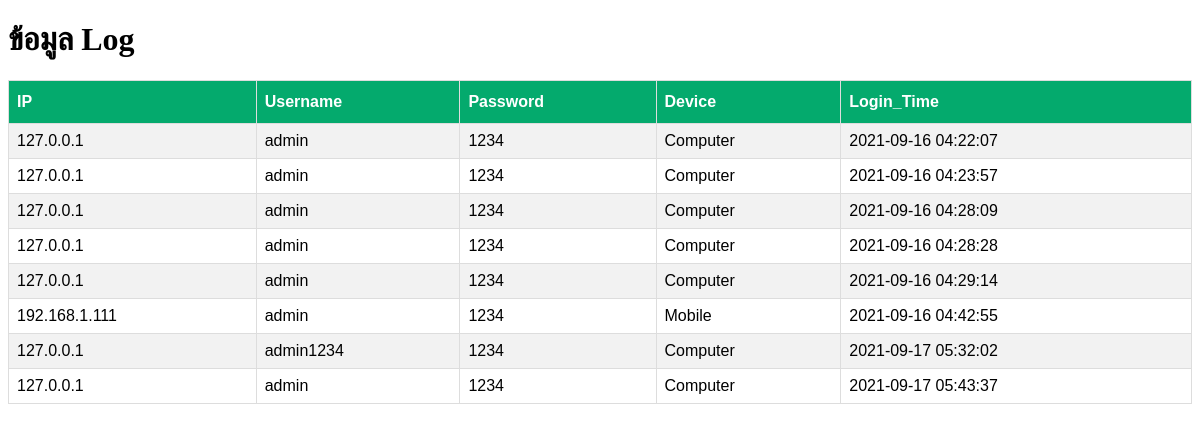
Screenshot of /Logs.php with the database file from the repository.
### tables this page shows
CREATE TABLE `logs` (
  `ID` int(11) NOT NULL,
  `IP` varchar(20) NOT NULL,
  `Username` varchar(100) NOT NULL,
  `Password` varchar(100) NOT NULL,
  `Device` varchar(100) NOT NULL,
  `Time_Connect` timestamp NOT NULL DEFAULT current_timestamp() ON UPDATE current_timestamp()
);

### Logs.php (the view, shortened to what this page needs)
<?php include("connection.php");?>
<!DOCTYPE html>
<html lang="en">
<head>
</head>
<body>
    <h1>ข้อมูล Log </h1>
    <table id="logtable">
    <tr>
        <th>IP</th>
        <th>Username</th>
        <th>Password</th>
        <th>Device</th>
        <th>Login_Time</th>
    </tr>
        <?php
        $sql="SELECT * FROM `logs`";
        $result = mysqli_query($con,$sql);
        while ($row = mysqli_fetch_array($result)) {
        echo("<tr>");
        echo("<td>".$row['IP']."</td>");
        echo("<td>".$row['Username']."</td>");
        echo("<td>".$row['Password']."</td>");
        echo("<td>".$row['Device']."</td>");
        echo("<td>".$row['Time_Connect']."</td>");
        echo("</tr>");
        }
        ?>
    </table>
</body>
</html>

### Logs.php (style rules this page uses)
#logtable { font-family: Arial, Helvetica, sans-serif; border-collapse: collapse; width: 100%; }
#logtable td, #logtable th { border: 1px solid #ddd; padding: 8px; }
#logtable tr:nth-child(even) { background-color: #f2f2f2; }
#logtable th { padding-top: 12px; padding-bottom: 12px; text-align: left; background-color: #04AA6D; color: white; }

### rows the page displays
logs: IP "127.0.0.1", Username "admin", Password "1234", Device "Computer", Time_Connect "2021-09-16 04:22:07"
logs: IP "127.0.0.1", Username "admin", Password "1234", Device "Computer", Time_Connect "2021-09-16 04:23:57"
logs: IP "127.0.0.1", Username "admin", Password "1234", Device "Computer", Time_Connect "2021-09-16 04:28:09"
logs: IP "127.0.0.1", Username "admin", Password "1234", Device "Computer", Time_Connect "2021-09-16 04:28:28"
logs: IP "127.0.0.1", Username "admin", Password "1234", Device "Computer", Time_Connect "2021-09-16 04:29:14"
logs: IP "192.168.1.111", Username "admin", Password "1234", Device "Mobile", Time_Connect "2021-09-16 04:42:55"
logs: IP "127.0.0.1", Username "admin1234", Password "1234", Device "Computer", Time_Connect "2021-09-17 05:32:02"
logs: IP "127.0.0.1", Username "admin", Password "1234", Device "Computer", Time_Connect "2021-09-17 05:43:37"
